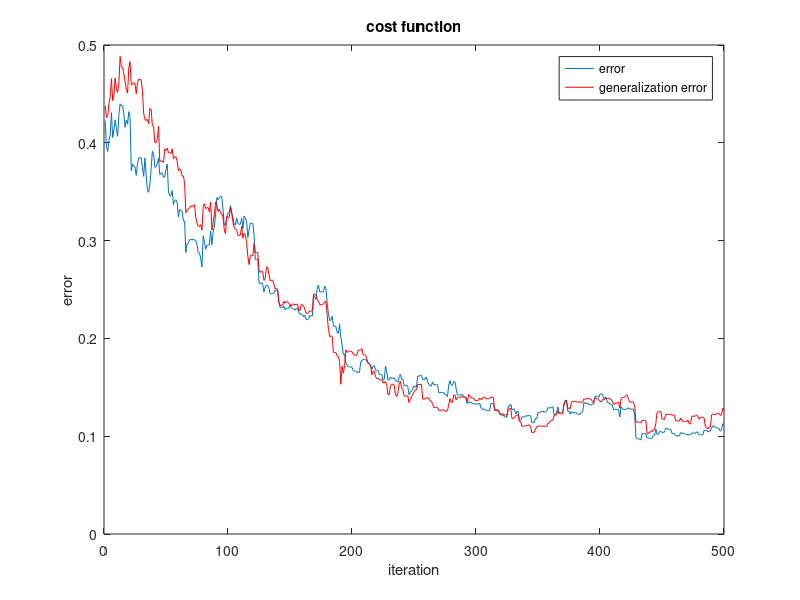
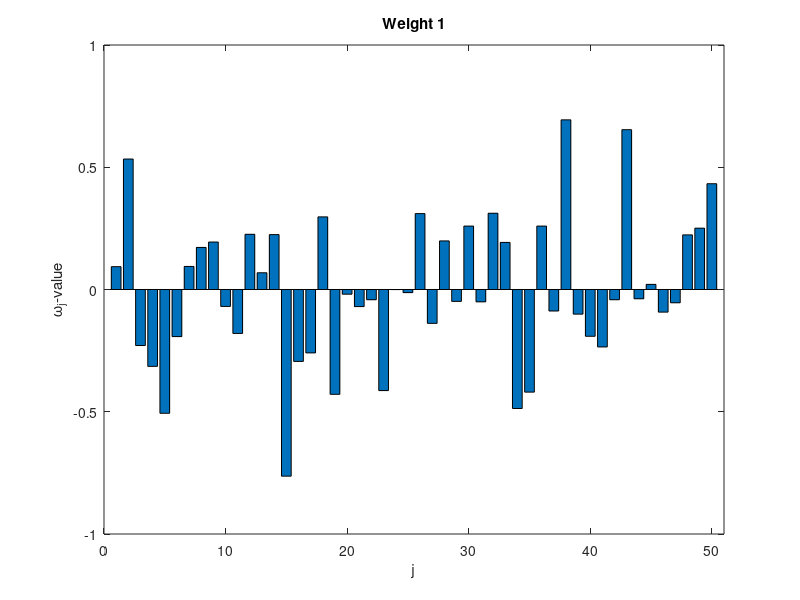
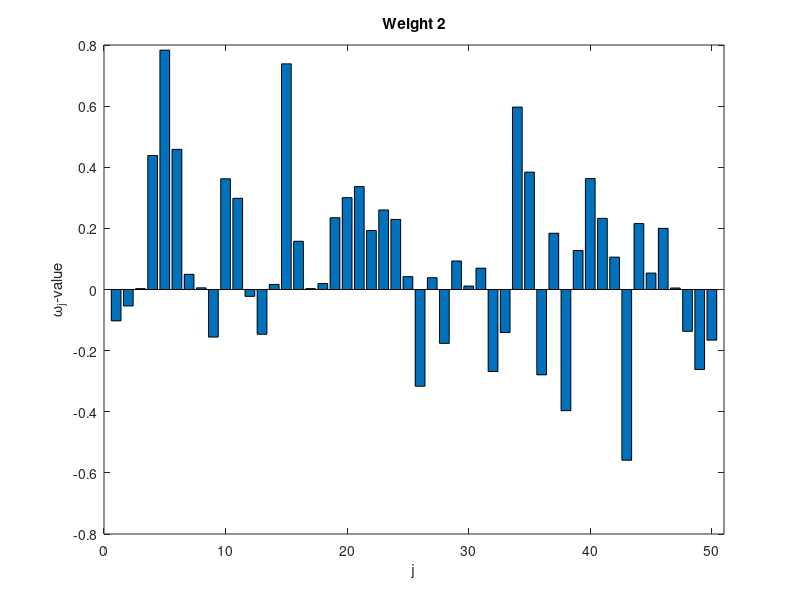

Write the MATLAB code that produced these figures, in order.
clc
clear
close all
load('data3.mat')

%set parameters
learning_rate = 0.05;
p = 500; %number of points to train on
Q = p;      %distance to determine generalization error
determine_error = true;
determine_generalization_error = true;
plot_weights = true;

n_dimensions = size(xi,1);
n_datapoints = size(xi,2);

%initialize weights: independent random vectors with |w|^2 = 1
weight_1 = rand(n_dimensions,1);
weight_1 = weight_1/norm(weight_1); %correct?
weight_2 = rand(n_dimensions,1);
weight_2 = weight_2/norm(weight_2); %correct?


random_order = randperm(p);
iter = 1;
for n = random_order
    %determine error
    input = xi(:,n);
    predicted_label = tanh(dot(input, weight_1)) + tanh(dot(input, weight_2));
    actual_label = tau(n);
    error_contribution = ((predicted_label - actual_label)^2)/2;
    
    %determine gradient
    gradient_1 = (predicted_label - actual_label) * (1 - tanh(dot(input, weight_1)).^2) * input;
    gradient_2 = (predicted_label - actual_label) * (1 - tanh(dot(input, weight_2)).^2) * input;
    %update weights
    weight_1 = weight_1 - (learning_rate * gradient_1);
    weight_2 = weight_2 - (learning_rate * gradient_2);
    
    %determine overall error (cost-function)
    if determine_error == true        
        error(iter) = 0;
        for i = 1:p
            input = xi(:,i);
            predicted_label = tanh(dot(input, weight_1)) + tanh(dot(input, weight_2));
            actual_label = tau(i);
            error(iter) = error(iter) + (predicted_label - actual_label)^2;
        end    
        error(iter) = (1/p)*(1/2)*error(iter);
    end
    
    %generalization error
    if determine_generalization_error == true
        generalization_error(iter) = 0;
        for i = (1+Q):(p+Q)
            input = xi(:,i);
            predicted_label = tanh(dot(input, weight_1)) + tanh(dot(input, weight_2));
            actual_label = tau(i);
            generalization_error(iter) = generalization_error(iter) + (predicted_label - actual_label)^2;
        end    
        generalization_error(iter) = (1/p)*(1/2)*generalization_error(iter);
    end
        
    iter = iter + 1;
    disp(iter);
end

if determine_error == true || determine_generalization_error == true
    figure();
    plot(error);
    title('cost function');
    hold on
    plot(generalization_error, 'r');
    xlabel('iteration');
    ylabel('error');
    legend('error','generalization error');
end

if plot_weights == true
    figure();
    bar(weight_1);
    xlim([0 n_dimensions+1]);
    title('Weight 1');
    xlabel('j');
    ylabel('\omega_j-value');
    figure();
    bar(weight_2);
    xlim([0 n_dimensions+1]);
    title('Weight 2');
    xlabel('j');
    ylabel('\omega_j-value');
end
